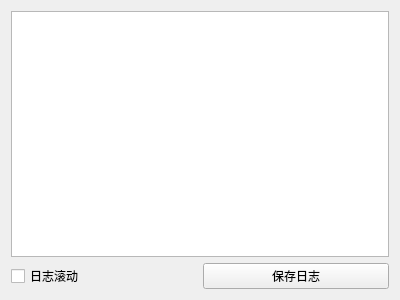
<?xml version="1.0" encoding="UTF-8"?>
<ui version="4.0">
 <class>ToolRealTimeLog</class>
 <widget class="QWidget" name="ToolRealTimeLog">
  <property name="geometry">
   <rect>
    <x>0</x>
    <y>0</y>
    <width>400</width>
    <height>300</height>
   </rect>
  </property>
  <property name="windowTitle">
   <string>实时日志</string>
  </property>
  <layout class="QVBoxLayout" name="verticalLayout_2">
   <item>
    <widget class="QPlainTextEdit" name="logPlainTextEdit">
     <property name="font">
      <font>
       <family>Arial</family>
       <pointsize>12</pointsize>
       <weight>50</weight>
       <bold>false</bold>
      </font>
     </property>
    </widget>
   </item>
   <item>
    <layout class="QHBoxLayout" name="horizontalLayout">
     <item>
      <widget class="QCheckBox" name="autoRollCheckBox">
       <property name="text">
        <string>日志滚动</string>
       </property>
      </widget>
     </item>
     <item>
      <widget class="QPushButton" name="saveLogBtn">
       <property name="text">
        <string>保存日志</string>
       </property>
      </widget>
     </item>
    </layout>
   </item>
  </layout>
 </widget>
 <resources/>
 <connections/>
</ui>
